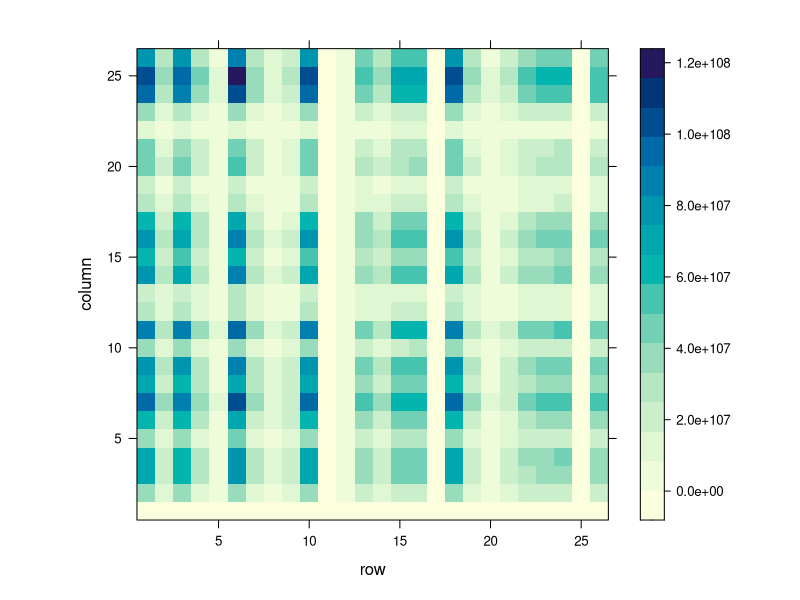
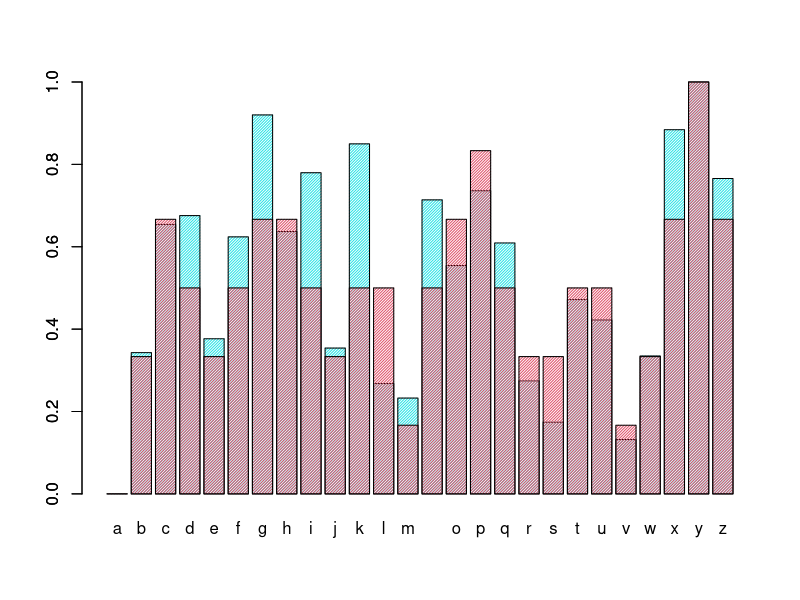
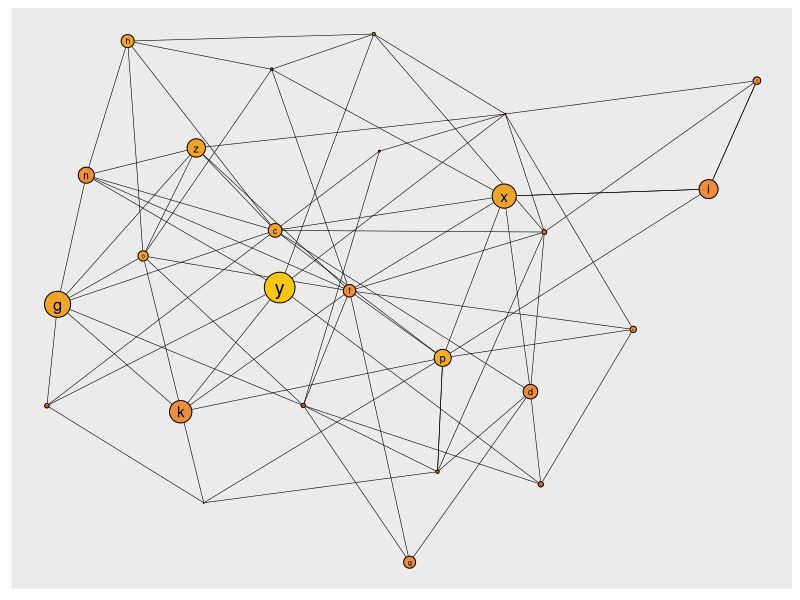

Source code (R) for these figures, in order:
library(sna)
library(lattice)
library(ggraph)
library(igraph)


mat =sna::rgraph(26, tprob = .125)
m = mat
mat0 = scales::rescale(colSums(mat)/2)
sides = nrow(mat)
k = 8
names = letters[1:sides]


null = rep(NA, (sides**2)*k)
storage = array(data = null, dim = c(sides,sides, (k+1)))
res = matrix(rep(0,sides**2), ncol = sides)
storage[,,1] = mat
count = 1
for (i in 1:k){
  count = count + 1
  storage[,,i] = (mat %*% mat)*(1/count) 
  mat = mat%*%mat}
for ( i in 1:k){
  res = res + storage[,,i]}

measure = colSums(res)/max(colSums(res))

levelplot(res)
barplot(measure, col = 5, names.arg = names, density = 50)
barplot(mat0, col = 2, add = T, density = 50)


col = colorRampPalette(c(2, 7))
col = col( 11)
# scales::rescale(mat0, to = c(0,50))
cols = col[round((mat0)*10)+1]

g = graph_from_adjacency_matrix(m)
ggraph(g, 'fr')+
  geom_edge_link(width = .2)+
  geom_node_point(size = (measure**2)*10, color = cols)+
  geom_node_point(size = (measure**2)*10, shape = 1)+
  geom_node_text(label = names, size = (measure**2)*5)
